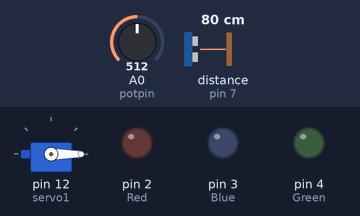
A sketch run on a simulated Arduino Uno, built with avr-gcc and run on an emulated ATmega328P. Parts: servo, output pins drawn as LEDs (lit = HIGH). Wiring (inferred from the names in the program): ultrasonic range finder: trigger pin 6; echo pin 7. The inputs (shaded band) are chosen by the test bench; at power-on: distance to the obstacle (sensor on pin 7) 80 cm, A0 (potpin) = 512. The echo pulse lasts 58.3 µs per cm; pins used as bus, display or sensor lines are not drawn.

Above: at 1.2 s.
1.3 s: distance to the obstacle (sensor on pin 7) set to 2 cm
At 1.7 s:
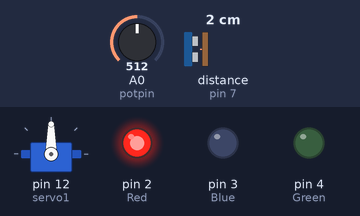
At 5.1 s:
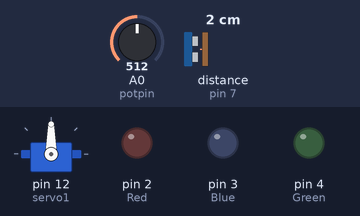
Timing chart, 0 to 16.8 s (numbered marks = the images above; inputs shaded):
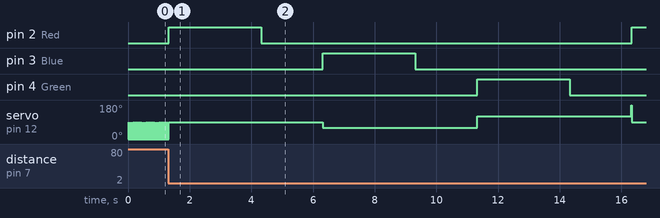

The sketch:

ingenious_kieran1.ino
```cpp
#include <Servo.h>
Servo servo1;
int trigPin = 6;
int echoPin = 7;
int potpin  =0;
long distance;
long duration;
int val;
int Red=2;
int Blue=3;
int Green=4;


void setup()
{
servo1.attach(12);
 pinMode(Red,OUTPUT);
 pinMode(Blue,OUTPUT);
 pinMode(Green,OUTPUT);
 pinMode(trigPin, OUTPUT);
 pinMode(echoPin, INPUT);
}

void loop() {
  ultra();
  servo1.write(0);
  val=analogRead(potpin);
  val=map(val,0,1023,0,180);
  servo1.write(val);
  delay(10);
  if(distance <=100){
    digitalWrite(Red,HIGH);
    delay(3000);
    digitalWrite(Red,LOW);
      delay(2000);

  servo1.write(60);
  }
  else{servo1.write(0);}
    if(distance <=100){
    digitalWrite(Blue,HIGH);
      delay(3000);
    digitalWrite(Blue,LOW);
      delay(2000);
  servo1.write(120);
  }
  else{servo1.write(0);}
    if(distance <=100){
    digitalWrite(Green,HIGH);
      delay(3000);
    digitalWrite(Green,LOW);
      delay(2000);

  servo1.write(180);
  }


}

void ultra(){
  digitalWrite(trigPin, LOW);
  delayMicroseconds(2);
  digitalWrite(trigPin, HIGH);
  delayMicroseconds(10);
  digitalWrite(trigPin, LOW);
  duration = pulseIn(echoPin,HIGH);
  distance=duration*0.34/2;
}
```

Measured:
- after the input at 1.3 s, pin 2 (Red): LOW → HIGH at once, → LOW 3.0 s later, → HIGH 12.0 s later; pin 3 (Blue): LOW → HIGH after 5.0 s, → LOW 3.0 s later; pin 4 (Green): LOW → HIGH after 10.0 s, → LOW 3.0 s later
